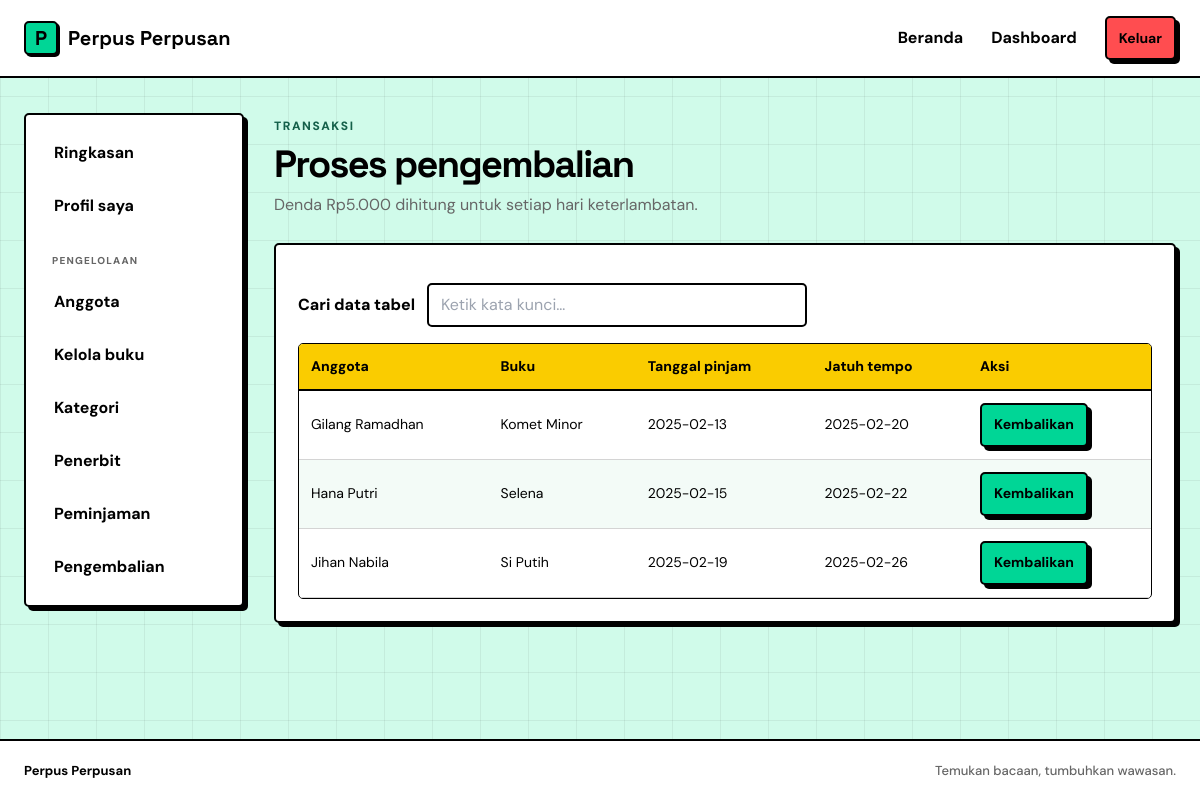
/frontend/pengembalian.php (signed in), run on the app's committed database.
### tables this page shows
CREATE TABLE peminjaman (
    id_peminjaman INT UNSIGNED AUTO_INCREMENT PRIMARY KEY,
    id_anggota INT UNSIGNED NOT NULL,
    id_buku INT UNSIGNED NOT NULL,
    id_petugas INT UNSIGNED NOT NULL,
    tanggal_pinjam DATE NOT NULL,
    tanggal_kembali DATE NOT NULL,
    tanggal_pengembalian_aktual DATE NULL,
    denda DECIMAL(10,2) DEFAULT 0.00,
    status ENUM('dipinjam', 'dikembalikan') DEFAULT 'dipinjam',

    FOREIGN KEY (id_anggota) REFERENCES anggota(id_anggota),
    FOREIGN KEY (id_buku) REFERENCES buku(id_buku),
    FOREIGN KEY (id_petugas) REFERENCES petugas(id_petugas)
);

CREATE TABLE anggota (
    id_anggota INT UNSIGNED AUTO_INCREMENT PRIMARY KEY,
    nama VARCHAR(100) NOT NULL,
    alamat VARCHAR(150) NOT NULL,
    no_hp VARCHAR(15) NOT NULL,
    tanggal_daftar DATE NOT NULL,
    username VARCHAR(50) NOT NULL UNIQUE,
    password_hash VARCHAR(255) NOT NULL,
    deleted_at DATETIME NULL DEFAULT NULL
);

CREATE TABLE buku (
    id_buku INT UNSIGNED AUTO_INCREMENT PRIMARY KEY,
    judul VARCHAR(150) NOT NULL,
    penulis VARCHAR(100) NOT NULL,
    deskripsi TEXT NULL,
    gambar VARCHAR(255) NULL,
    rak VARCHAR(50) NULL,
    isbn VARCHAR(20) NOT NULL UNIQUE,
    tahun_terbit YEAR NOT NULL,
    id_kategori INT UNSIGNED NOT NULL,
    id_penerbit INT UNSIGNED NOT NULL,
    stok INT UNSIGNED DEFAULT 0,

    FOREIGN KEY (id_kategori) REFERENCES kategori(id_kategori),
    FOREIGN KEY (id_penerbit) REFERENCES penerbit(id_penerbit)
);

### backend/controllers/PengembalianController.php (called while the page is built, shortened)
<?php
require_once __DIR__ . '/../models/Peminjaman.php';
class PengembalianController
{
    private Peminjaman $model;
    public function __construct(PDO $db)
    {
        $this->model = new Peminjaman($db);
    }
    public function index(): array
    {
        return $this->model->getAktif();
    }
}

### backend/models/Peminjaman.php (called while the page is built, shortened)
<?php
class Peminjaman
{
    public function getAktif(): array
    {
        $sql = "SELECT pm.*, a.nama AS nama_anggota, b.judul AS judul_buku
                FROM peminjaman pm
                JOIN anggota a ON a.id_anggota = pm.id_anggota
                JOIN buku b ON b.id_buku = pm.id_buku
                WHERE pm.status = 'dipinjam'
                ORDER BY pm.tanggal_kembali";
        return $this->db->query($sql)->fetchAll();
    }
}

### frontend/bootstrap.php (called while the page is built, shortened)
<?php
require_once __DIR__ . '/../backend/controllers/PeminjamanController.php';
require_once __DIR__ . '/../backend/controllers/PengembalianController.php';
function e(mixed $value): string
{
    return htmlspecialchars((string) $value, ENT_QUOTES, 'UTF-8');
}

### frontend/pengembalian.php (the view, shortened to what this page needs)
<?php
require_once __DIR__ . '/bootstrap.php';
$pengembalian = new PengembalianController($db);
$daftarPeminjaman = $pengembalian->index();
require __DIR__ . '/components/header.php';
require __DIR__ . '/components/navbar.php';
?>
<main class="app-layout wrap">
    <?php require __DIR__ . '/components/sidebar.php'; ?>
    <section class="page-content">
        <div class="page-heading">
            <div>
                <span class="eyebrow">TRANSAKSI</span>
                <h1>Proses pengembalian</h1>
                <p class="muted">Denda Rp5.000 dihitung untuk setiap hari keterlambatan.</p>
            </div>
        </div>
        <section class="panel table-panel">
            <div class="table-scroll">
                <table>
                    <thead>
                        <tr>
                            <th>Anggota</th>
                            <th>Buku</th>
                            <th>Tanggal pinjam</th>
                            <th>Jatuh tempo</th>
                            <th>Aksi</th>
                        </tr>
                    </thead>
                    <tbody>
                        <?php foreach ($daftarPeminjaman as $peminjaman): ?>
                            <tr>
                                <td><?= e($peminjaman['nama_anggota']) ?></td>
                                <td><?= e($peminjaman['judul_buku']) ?></td>
                                <td><?= e($peminjaman['tanggal_pinjam']) ?></td>
                                <td><?= e($peminjaman['tanggal_kembali']) ?></td>
                                <td>
                                    <form method="post" data-confirm="Proses pengembalian buku ini?" data-confirm-title="Konfirmasi pengembalian" data-confirm-description="Sistem akan mencatat tanggal pengembalian dan menghitung denda keterlambatan." data-confirm-action="Kembalikan buku" data-confirm-variant="danger">
                                        <button class="button button-small" type="submit">Kembalikan</button>
                                    </form>
                                </td>
                            </tr>
                        <?php endforeach; ?>
                    </tbody>
                </table>
            </div>
        </section>
    </section>
</main>
<?php require __DIR__ . '/components/footer.php'; ?>

### frontend/assets/css/style.css (style rules this page uses)
:root { --background: hsl(156, 84%, 90%); --secondary-background: #FFFFFF; --foreground: #000000; --main-foreground: #000000; --main: hsl(162, 100%, 42%); --border: #000000; --ring: #000000; --overlay: rgba(0, 0, 0, 0.8); --chart-1: #00D696; --chart-2: #7A83FF; --chart-3: #FACC00; --chart-4: #FF4D50; --chart-5: #0099FF; --paper: var(--background); --ink: var(--foreground); --yellow: var(--main); --blue: var(--chart-5); --red: var(--chart-4); --green: var(--chart-1); --line: 2px solid var(--border); --hard-shadow: 4px 4px 0px var(--border); --radius: 5px; }
* { box-sizing: border-box }
html { min-width: 320px }
body { margin: 0; min-height: 100vh; display: flex; flex-direction: column; background-color: var(--background); background-image: linear-gradient(rgba(0, 0, 0, 0.06) 1px, transparent 1px), linear-gradient(90deg, rgba(0, 0, 0, 0.06) 1px, transparent 1px); background-size: 48px 48px; background-attachment: fixed; color: var(--foreground); font-family: 'DM Sans', Arial, sans-serif; font-size: 16px; line-height: 1.5; }
body > main { flex: 1 0 auto; }
button, input { font: inherit }
.wrap { width: min(1160px, calc(100% - 48px)); margin-inline: auto }
.button { display: inline-flex; align-items: center; justify-content: center; padding: 10px 18px; background: var(--main); color: var(--main-foreground); border: var(--line); border-radius: var(--radius); box-shadow: var(--hard-shadow); font-weight: 700; cursor: pointer; transition: all 0.15s ease; }
.button-small { min-height: 38px; padding: 7px 12px; font-size: 14px }
.eyebrow { display: inline-block; font-size: 12px; font-weight: 800; letter-spacing: .13em }
.hero-copy h1, .page-heading h1, .auth-card h1 { font: 700 clamp(38px, 5vw, 64px)/1.04 'Space Grotesk', sans-serif; letter-spacing: -.045em; margin: 16px 0 }
.muted, .auth-card .muted { color: #666; margin: 0 0 23px }
.app-layout { display: grid; grid-template-columns: 220px 1fr; gap: 30px; padding-top: 35px; padding-bottom: 60px; min-height: calc(100vh - 150px) }
.page-content { min-width: 0 }
.page-heading { display: flex; justify-content: space-between; align-items: center; gap: 20px; margin-bottom: 26px }
.page-heading h1 { font-size: 38px; margin: 8px 0 }
.page-heading .muted { margin: 0 }
.panel { margin-top: 25px; padding: 22px; border: 2px solid var(--ink); background: #fff; box-shadow: 4px 4px 0 var(--ink) }
.table-scroll { overflow-x: auto }
table { width: 100%; border-collapse: collapse; text-align: left; font-size: 14px }
th, td { padding: 12px 11px; border-bottom: 1px solid #d4d4d4; white-space: nowrap }
th { background: var(--yellow); font-weight: 800 }

### frontend/assets/css/design-system.css (style rules this page uses)
:root { --yellow: var(--chart-3); --radius: 5px; --line: 2px solid var(--border); --hard-shadow: 4px 4px 0 var(--border); }
body { background-color: var(--background); }
.button { min-height: 44px; border-width: 2px; border-radius: var(--radius); }
.service-strip article, .auth-card, .sidebar, .stat-card, .panel, .book-card { border-radius: var(--radius); }
.auth-card .eyebrow, .page-heading .eyebrow { color: #14604a; }
.panel { box-shadow: var(--hard-shadow); }
.table-scroll { border: 1px solid var(--border); border-radius: var(--radius); }
table { min-width: 100%; }
th, td { padding: 12px; }
th { background: var(--chart-3); border-bottom: var(--line); }
tbody tr:nth-child(even) { background: #f3fbf7; }

### data on the page
peminjaman: id_anggota.nama "Gilang Ramadhan", id_buku.judul "Komet Minor", tanggal_pinjam "2025-02-13", tanggal_kembali "2025-02-20"
peminjaman: id_anggota.nama "Hana Putri", id_buku.judul "Selena", tanggal_pinjam "2025-02-15", tanggal_kembali "2025-02-22"
peminjaman: id_anggota.nama "Jihan Nabila", id_buku.judul "Si Putih", tanggal_pinjam "2025-02-19", tanggal_kembali "2025-02-26"
